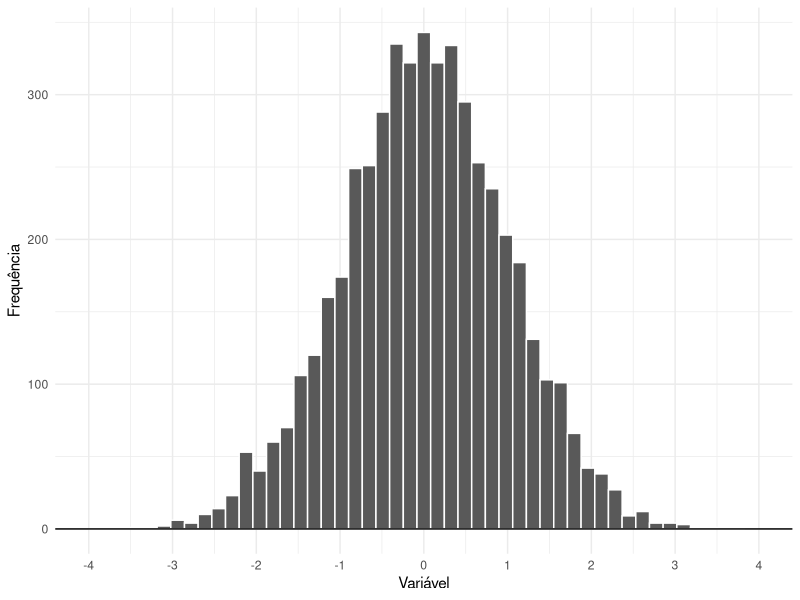
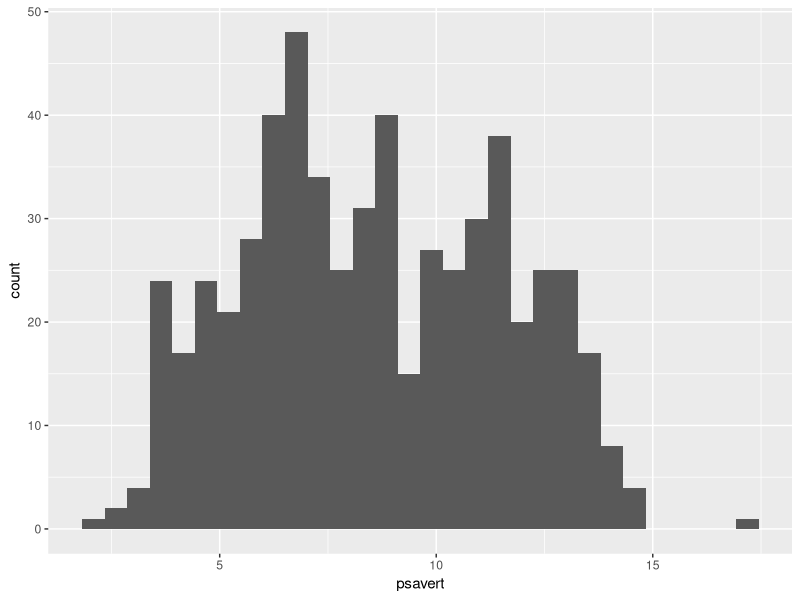
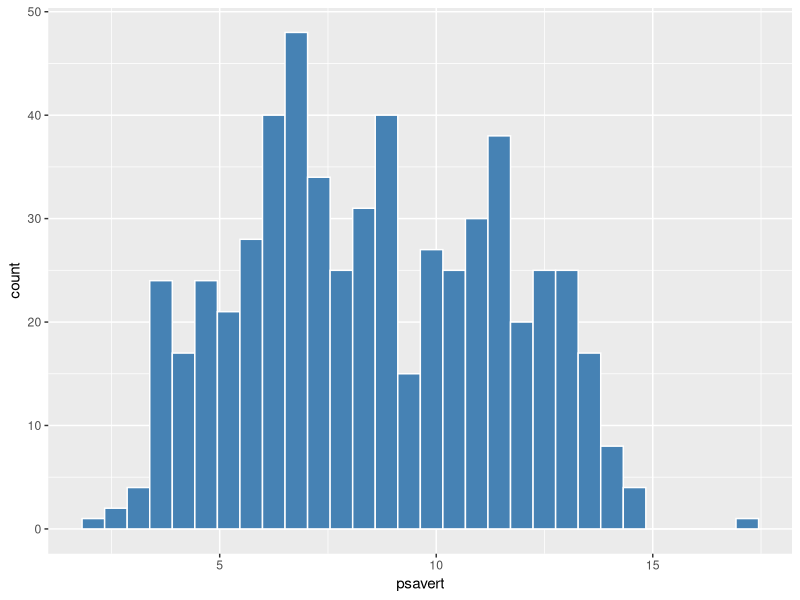
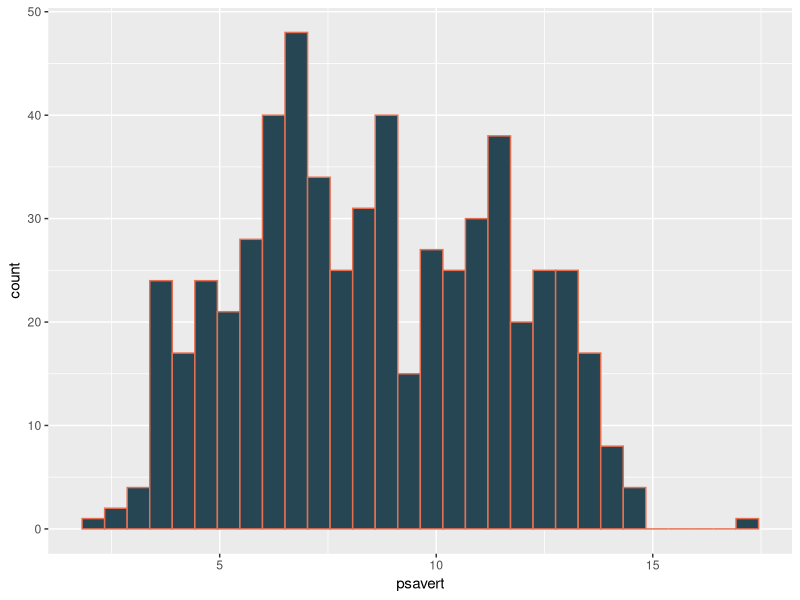
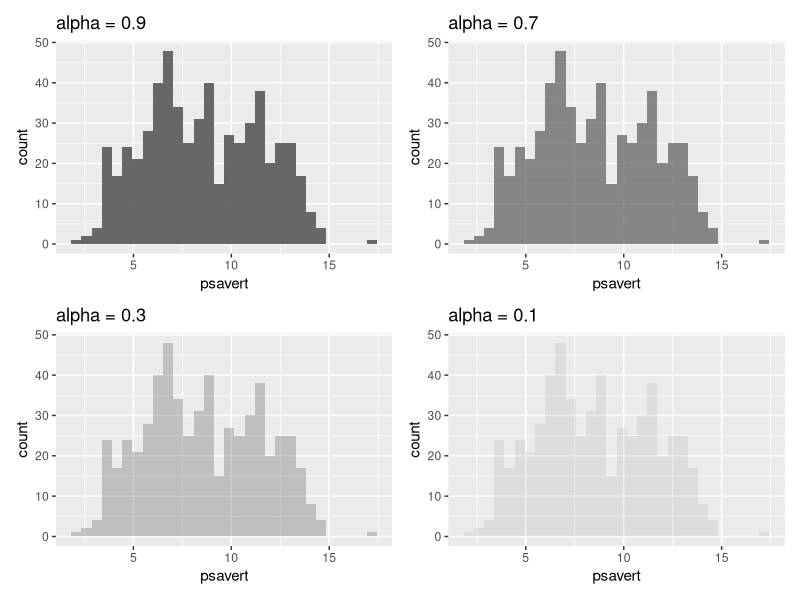
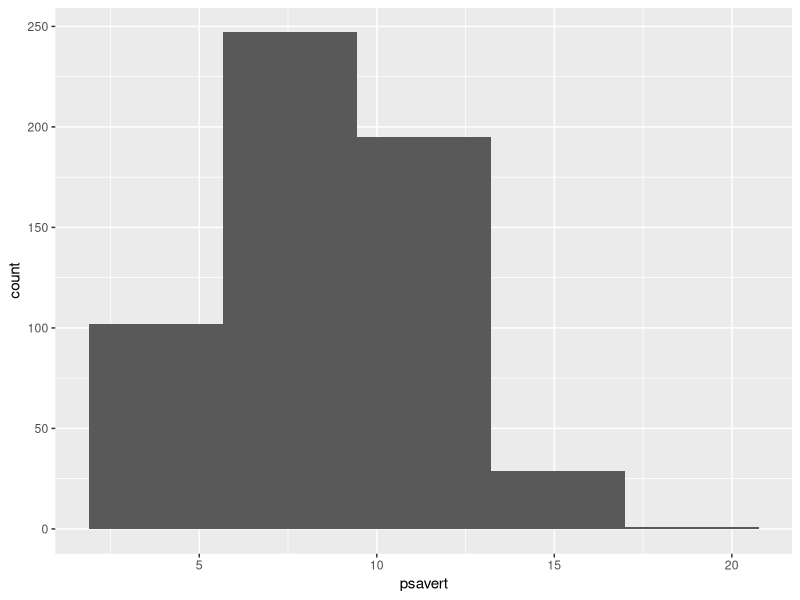
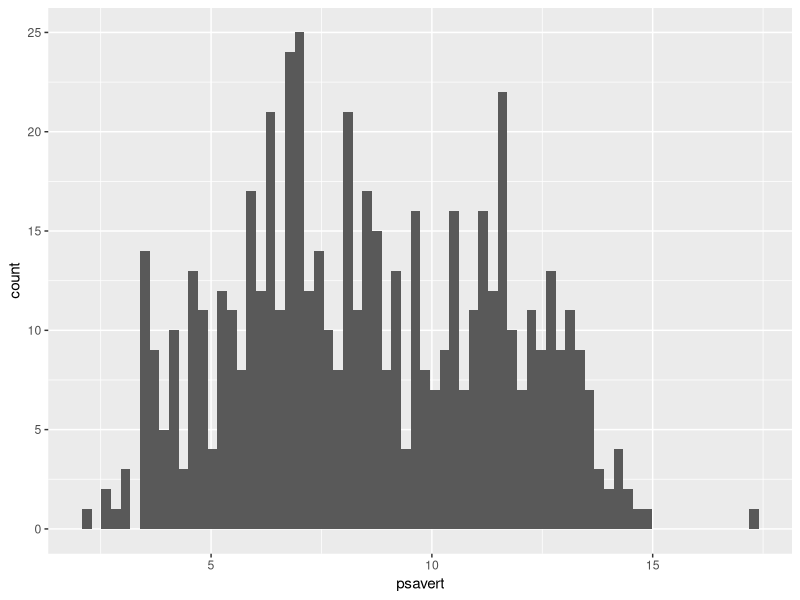
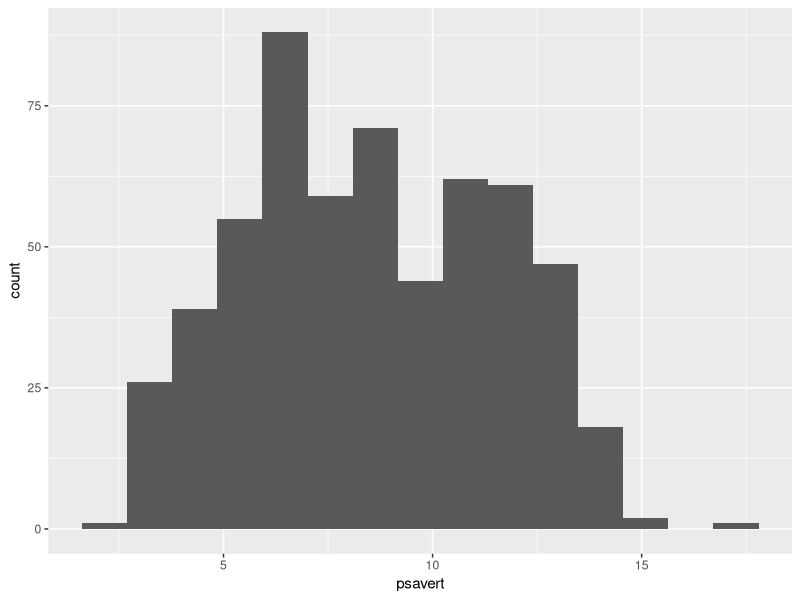

Recreate these plots in R, in order.
## ---- chunk 1
library(ggplot2)
library(kableExtra)

knitr::opts_chunk$set(
  fig.align = "center",
  fig.asp = 0.618,
  fig.width = 8,
  out.width = "80%",
  fig.dev = "svg"
)

print_table <- function(x) {
  x |>
    knitr::kable(align = "c", digits = 0) |>
    kableExtra::kable_styling(
      full_width = FALSE,
      bootstrap_options = c("condensed", "hover")
    )
}
## ---- chunk 2
set.seed(33)
df <- data.frame(x = rnorm(n = 5000))

ggplot(data = df, aes(x = x)) +
  geom_histogram(bins = 50, color = "white") +
  geom_hline(yintercept = 0) +
  scale_x_continuous(breaks = seq(-4, 4, 1), limits = c(-4, 4)) +
  labs(x = "Variável", y = "Frequência") +
  theme_minimal()
## ---- chunk 3
# Carrega o pacote ggplot2
library(ggplot2)
## ---- chunk 4
print_table(head(economics))
## ---- chunk 5
# Chamada inical da função ggplot
ggplot(
  # Define a base de dados
  data = economics,
  # Escolhe qual a variável deve ser visualizda
  aes(x = psavert)
) +
  # Escolhe o tipo de gráfico (histograma)
  geom_histogram()
## ---- chunk 6
ggplot(data = economics, aes(x = psavert)) +
  geom_histogram(color = "white", fill = "steelblue")
## ---- chunk 7
ggplot(data = economics, aes(x = psavert)) +
  geom_histogram(color = "#E76F51", fill = "#264653")
## ---- chunk 8
library(patchwork)
p <- ggplot(data = economics, aes(x = psavert))
p1 <- p + geom_histogram(alpha = 0.9) + ggtitle("alpha = 0.9")
p2 <- p + geom_histogram(alpha = 0.7) + ggtitle("alpha = 0.7")
p3 <- p + geom_histogram(alpha = 0.3) + ggtitle("alpha = 0.3")
p4 <- p + geom_histogram(alpha = 0.1) + ggtitle("alpha = 0.1")

(p1 + p2) / (p3 + p4)
## ---- chunk 9
ggplot(economics, aes(x = psavert)) +
  geom_histogram(bins = 5)
## ---- chunk 10
ggplot(economics, aes(x = psavert)) +
  geom_histogram(bins = 70)
## ---- chunk 11
ggplot(economics, aes(x = psavert)) +
  geom_histogram(bins = 15)
## ---- chunk 12
ggplot(economics, aes(x = psavert)) +
  geom_histogram(binwidth = 1)
## ---- chunk 13
ggplot(economics, aes(x = psavert)) +
  geom_histogram(binwidth = 1, color = "white") +
  labs(
    # Título
    title = "Taxa de poupança pessoal nos EUA",
    # Subtítulo
    subtitle = "Distribuição da taxa de poupança, como proporção da renda disponível, no período 1967-2014.",
    # Nome do eixo-x
    x = "Taxa de poupança (%)",
    # Nome do eixo-y
    y = "Frequência",
    # Nota de rodapé
    caption = "Fonte: FREDR"
  )
## ---- chunk 14
print_table(head(txhousing))
## ---- chunk 15
# Cria um vetor com as cidades selecionadas
cities <- c("Austin", "Dallas", "Houston", "San Angelo")
# Seleciona apenas as linhas que contêm informações sobre estas cidades
subtxhousing <- subset(txhousing, city %in% cities)

ggplot(data = subtxhousing, aes(x = median)) +
  geom_histogram(aes(fill = city))
## ---- chunk 16
ggplot(data = subtxhousing, aes(x = median)) +
  geom_histogram(
    # Mapeaia a variável city nas cores das colunas
    aes(fill = city),
    # Define o número de colunas
    bins = 25,
    # Define a cor (contorno) das colunas
    color = "white"
  ) +
  # Controla as cores e a legenda
  scale_fill_manual(
    # Título da legenda
    name = "Cidade",
    # Cores das colunas
    values = c("#264653", "#2a9d8f", "#f4a261", "#e76f51")
  ) +
  # Posiciona a legenda acima do gráfico
  theme(legend.position = "top")
